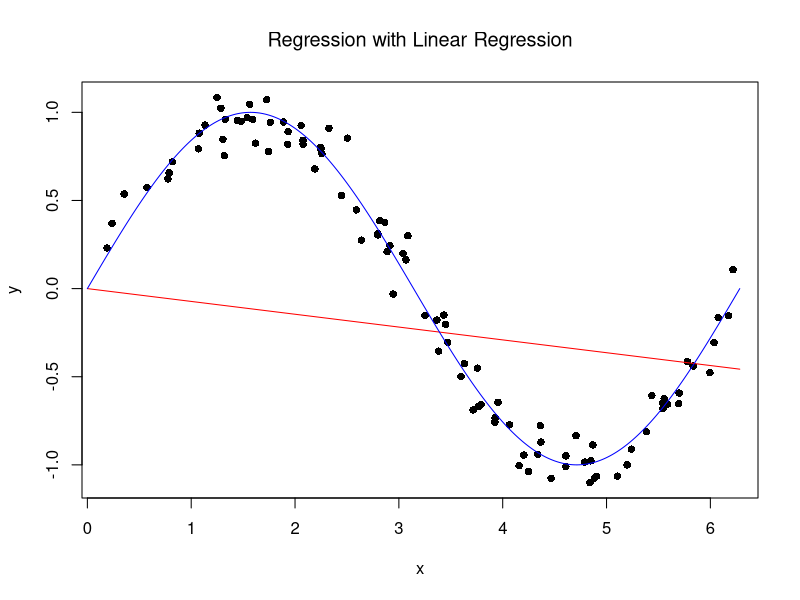
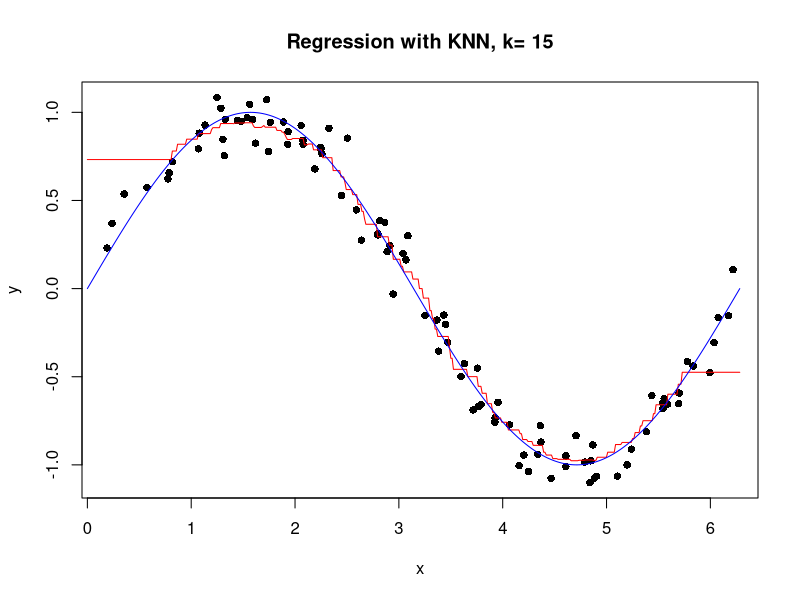
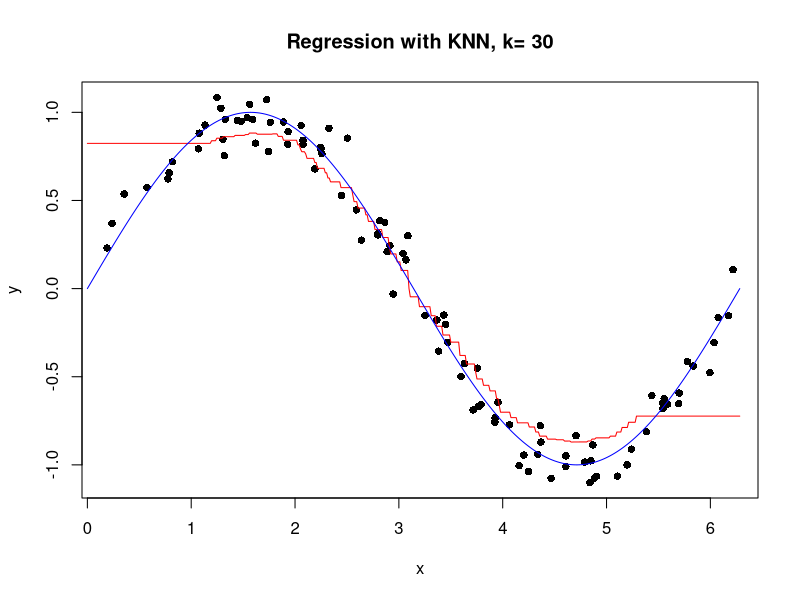
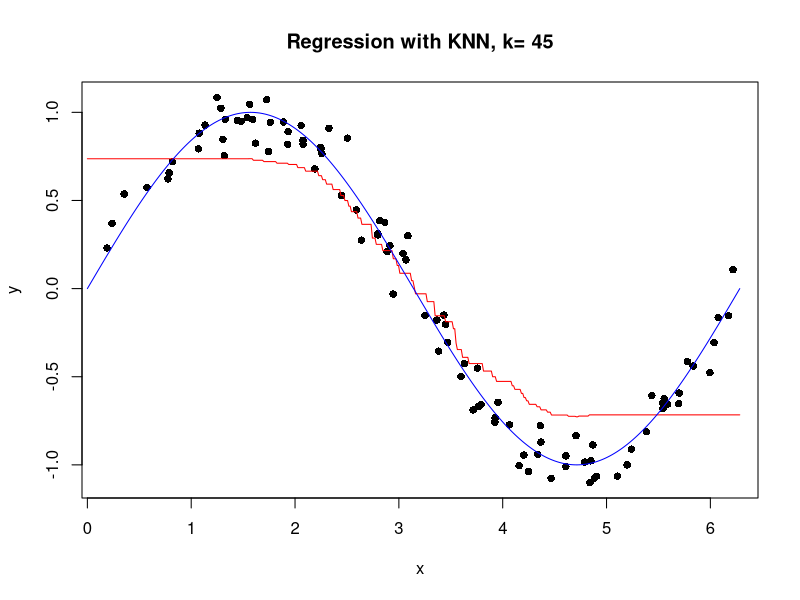
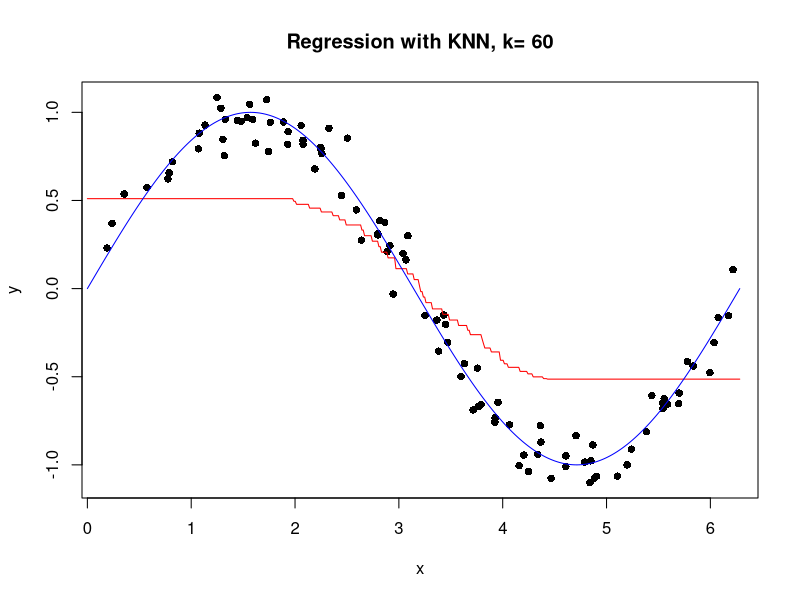
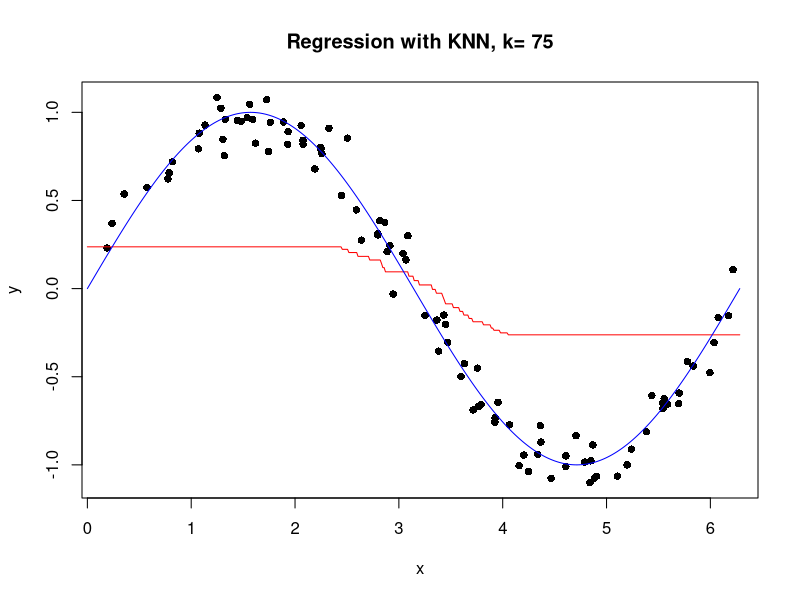
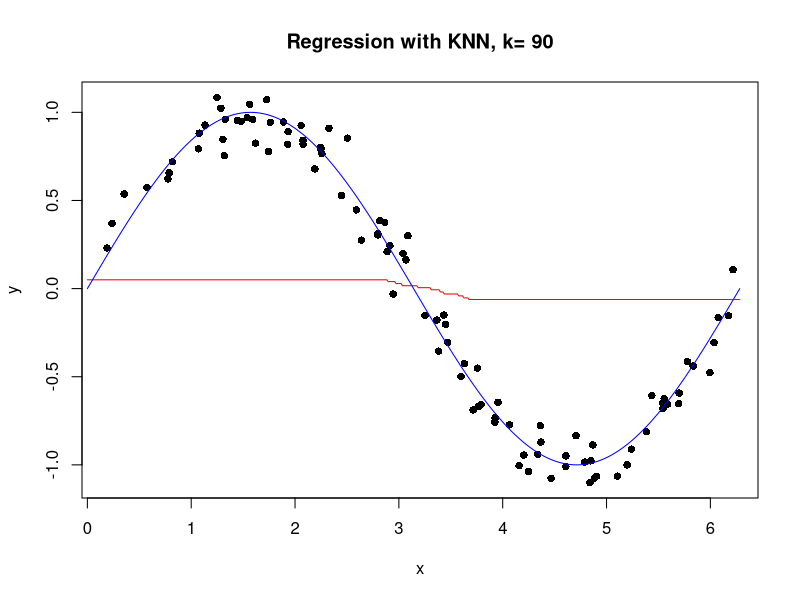
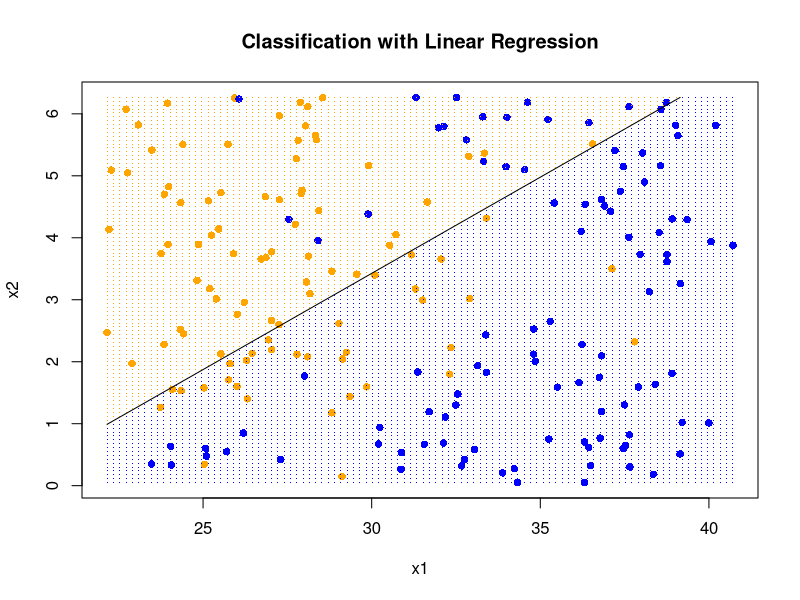

Write R code to recreate these figures, in order.
## ---- chunk 1
knitr::opts_chunk$set(echo = TRUE)
## ---- chunk 2
bls<-function(x0,x,y){
   b = solve(t(x)%*%x)%*%t(x)%*%y
   x0%*%b
}
## ---- chunk 3
knn<-function(x0,x,y,k){
   x=as.matrix(x)
   x0=as.matrix(x0)
   sizex = dim(x)
   D = matrix(0,sizex[1],sizex[2])
   for(i in 1:sizex[2]){
      D[,i] = x0[,i]-x[,i]
   }
   ED = rowSums(D^2, na.rm = FALSE, dims = 1)
   yord = y[order(ED)]
   sum(yord[1:k])/k 
}
## ---- chunk 4

set.seed(100)
x=runif(100,0,2*pi)
y=sin(x)+rnorm(100,,0.1)
xgrid=seq(0,2*pi,length=500)
n=length(xgrid)
ygrid_BLS=vector(length=n)
k=15
for(i in 1:n){
	ygrid_BLS[i]=bls(xgrid[i],x,y)
}
plot(x,y,pch=16)
title (main=expression("Regression with Linear Regression"))
lines(xgrid,ygrid_BLS,col=c("red"))
lines(xgrid,sin(xgrid),col=c("blue"))
## ---- chunk 5
ygrid_knn=vector(length=n)
for (k in c(15,30,45,60,75,90))
{
  for(i in 1:n){
  	ygrid_knn[i]=knn(xgrid[i],x,y,k)
  }
  plot(x,y,pch=16)
  title (main=paste(expression("Regression with KNN, k="), k))
  lines(xgrid,ygrid_knn,col=c("red"))
  lines(xgrid,sin(xgrid),col=c("blue"))
}
## ---- chunk 6
x<-read.table("dat2.txt",F)
y<-x[,3]
x<-x[,-3]
x=as.matrix(x)

xgrid1<-seq(min(x[,1]),max(x[,1]),length=100)
xgrid2<-seq(min(x[,2]),max(x[,2]),length=100)
n=length(xgrid1)
zgrid=matrix(0,n,n)
k=10
for(i in 1:n){
  for(j in 1:n){
	   zgrid[i,j] = bls(cbind(xgrid1[i],xgrid2[j]),x,y)
	 }
}
plot(x,col=c("orange","blue")[y+1],pch=16,xlab="x1",ylab="x2")
title (main=paste(expression("Classification with Linear Regression")))
for(i in 1:n){
	val<-as.numeric(zgrid[,i]>=0.5)+1  #classification rule
	points(xgrid1,rep(xgrid2[i],n),pch=".",col=c("orange","blue")[val])
}      
contour(xgrid1,xgrid2,zgrid,levels=0.5,add=TRUE,drawlabels=FALSE)
## ---- chunk 7
for(k in c(10,20,30,40,100)) {
  for(i in 1:n){
    for(j in 1:n){
  	 		zgrid[i,j] = knn(cbind(xgrid1[i],xgrid2[j]),x,y,k)
  	  }
    }
  plot(x,col=c("orange","blue")[y+1],pch=16,xlab="x1",ylab="x2")
  title (main=paste(expression("Classification with KNN, k="), k))
  for(l in 1:n){
  	val<-as.numeric(zgrid[,l]>=0.5)+1  #classification rule
  	points(xgrid1,rep(xgrid2[l],n),pch=".",col=c("orange","blue")[val])
  }      
  contour(xgrid1,xgrid2,zgrid,levels=0.5,add=TRUE,drawlabels=FALSE)
}
